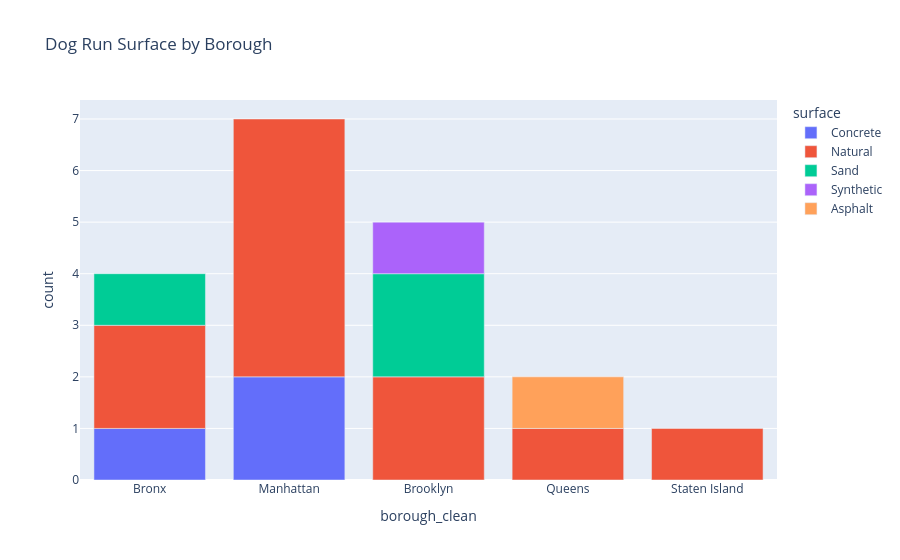

Notebook code for this chart:
### Code cell
fig = px.bar(
    dog_runs_surface_counts,
    x="borough_clean",
    y="count",
    color="surface",
    title="Dog Run Surface by Borough"
)
fig.show()

### Figure 1 — Plotly figure (JSON) as saved in the notebook; plotly's stock layout.template omitted (floating-point values rounded to 4 significant figures)
{"data": [{"hovertemplate": "surface=Concrete<br>borough_clean=%{x}<br>count=%{y}<extra></extra>", "legendgroup": "Concrete", "marker": {"color": "#636efa", "pattern": {"shape": ""}}, "name": "Concrete", "orientation": "v", "showlegend": true, "textposition": "auto", "type": "bar", "x": ["Bronx", "Manhattan"], "xaxis": "x", "y": [1, 2], "yaxis": "y"}, {"hovertemplate": "surface=Natural<br>borough_clean=%{x}<br>count=%{y}<extra></extra>", "legendgroup": "Natural", "marker": {"color": "#EF553B", "pattern": {"shape": ""}}, "name": "Natural", "orientation": "v", "showlegend": true, "textposition": "auto", "type": "bar", "x": ["Bronx", "Brooklyn", "Manhattan", "Queens", "Staten Island"], "xaxis": "x", "y": [2, 2, 5, 1, 1], "yaxis": "y"}, {"hovertemplate": "surface=Sand<br>borough_clean=%{x}<br>count=%{y}<extra></extra>", "legendgroup": "Sand", "marker": {"color": "#00cc96", "pattern": {"shape": ""}}, "name": "Sand", "orientation": "v", "showlegend": true, "textposition": "auto", "type": "bar", "x": ["Bronx", "Brooklyn"], "xaxis": "x", "y": [1, 2], "yaxis": "y"}, {"hovertemplate": "surface=Synthetic<br>borough_clean=%{x}<br>count=%{y}<extra></extra>", "legendgroup": "Synthetic", "marker": {"color": "#ab63fa", "pattern": {"shape": ""}}, "name": "Synthetic", "orientation": "v", "showlegend": true, "textposition": "auto", "type": "bar", "x": ["Brooklyn"], "xaxis": "x", "y": [1], "yaxis": "y"}, {"hovertemplate": "surface=Asphalt<br>borough_clean=%{x}<br>count=%{y}<extra></extra>", "legendgroup": "Asphalt", "marker": {"color": "#FFA15A", "pattern": {"shape": ""}}, "name": "Asphalt", "orientation": "v", "showlegend": true, "textposition": "auto", "type": "bar", "x": ["Queens"], "xaxis": "x", "y": [1], "yaxis": "y"}], "layout": {"barmode": "relative", "legend": {"title": {"text": "surface"}, "tracegroupgap": 0}, "title": {"text": "Dog Run Surface by Borough"}, "xaxis": {"anchor": "y", "domain": [0, 1], "title": {"text": "borough_clean"}}, "yaxis": {"anchor": "x", "domain": [0, 1], "title": {"text": "count"}}}}
